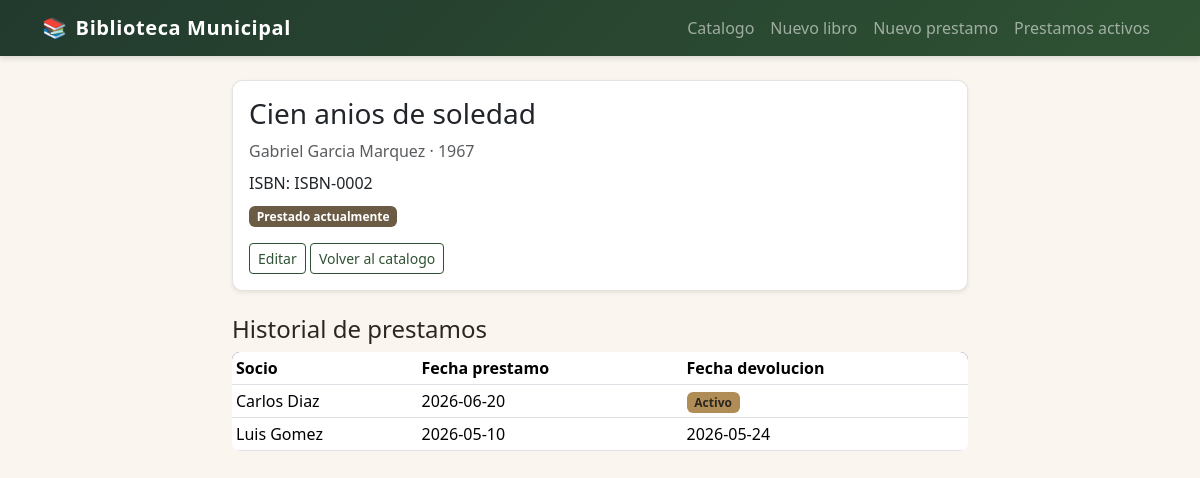
Page /index.php?accion=libros_ver&id=2 on the committed database.
### tables this page shows
CREATE TABLE libros (
    id                INT AUTO_INCREMENT PRIMARY KEY,
    titulo            VARCHAR(200) NOT NULL,
    autor             VARCHAR(150) NOT NULL,
    isbn              VARCHAR(20)  NOT NULL UNIQUE,
    anio_publicacion  YEAR         NOT NULL,
    disponible        BOOLEAN      NOT NULL DEFAULT TRUE
);

CREATE TABLE prestamos (
    id                INT AUTO_INCREMENT PRIMARY KEY,
    libro_id          INT  NOT NULL,
    nombre_socio      VARCHAR(100) NOT NULL,
    fecha_prestamo    DATE NOT NULL,
    fecha_devolucion  DATE NULL,
    CONSTRAINT fk_prestamos_libro
        FOREIGN KEY (libro_id) REFERENCES libros(id)
);

### controllers/libros_controller.php (called while the page is built, shortened)
<?php
require_once __DIR__ . '/../models/Libro.php';
require_once __DIR__ . '/../models/Prestamo.php';
function accion_libros_ver(Libro $libros, Prestamo $prestamos): void {
    $id    = (int)($_GET['id'] ?? -1);
    $libro = $libros->porId($id);
    $historial    = $prestamos->porLibro($id);
    require __DIR__ . '/../views/layouts/header.php';
    require __DIR__ . '/../views/libros/ver.php';
    require __DIR__ . '/../views/layouts/footer.php';
}

### models/Libro.php (called while the page is built, shortened)
<?php
class Libro {
    private PDO $pdo;
    public function __construct(PDO $pdo) {
        $this->pdo = $pdo;
    }
    public function porId(int $id): ?array {
        $stmt = $this->pdo->prepare('SELECT * FROM libros WHERE id = ?');
        $stmt->execute([$id]);
        $libro = $stmt->fetch();
        return $libro ?: null;
    }
}

### models/Prestamo.php (called while the page is built, shortened)
<?php
class Prestamo {
    private PDO $pdo;
    public function __construct(PDO $pdo) {
        $this->pdo = $pdo;
    }
    public function porLibro(int $libroId): array {
        $stmt = $this->pdo->prepare(
            'SELECT * FROM prestamos WHERE libro_id = ? ORDER BY fecha_prestamo DESC'
        );
        $stmt->execute([$libroId]);
        return $stmt->fetchAll();
    }
}

### views/libros/ver.php (the view)
<div class="row justify-content-center">
    <div class="col-12 col-lg-8">
        <div class="card shadow-sm mb-4">
            <div class="card-body">
                <h3><?= htmlspecialchars($libro['titulo']) ?></h3>
                <p class="text-muted mb-2"><?= htmlspecialchars($libro['autor']) ?> · <?= $libro['anio_publicacion'] ?></p>
                <p class="mb-2">ISBN: <?= htmlspecialchars($libro['isbn']) ?></p>
                <?php if ($libro['disponible']): ?>
                    <span class="badge bg-success">Disponible</span>
                <?php else: ?>
                    <span class="badge bg-secondary">Prestado actualmente</span>
                <?php endif; ?>
                <div class="mt-3">
                    <a href="index.php?accion=libros_editar&id=<?= $libro['id'] ?>" class="btn btn-sm btn-outline-secondary">Editar</a>
                    <a href="index.php?accion=libros_listar" class="btn btn-sm btn-outline-secondary">Volver al catalogo</a>
                </div>
            </div>
        </div>
        <h4>Historial de prestamos</h4>
        <?php if (empty($historial)): ?>
            <div class="alert alert-info">Este libro todavia no se ha prestado nunca.</div>
        <?php else: ?>
            <table class="table table-sm bg-white">
                <thead>
                    <tr>
                        <th>Socio</th>
                        <th>Fecha prestamo</th>
                        <th>Fecha devolucion</th>
                    </tr>
                </thead>
                <tbody>
                    <?php foreach ($historial as $h): ?>
                        <tr>
                            <td><?= htmlspecialchars($h['nombre_socio']) ?></td>
                            <td><?= $h['fecha_prestamo'] ?></td>
                            <td>
                                <?php if ($h['fecha_devolucion']): ?>
                                    <?= $h['fecha_devolucion'] ?>
                                <?php else: ?>
                                    <span class="badge bg-warning text-dark">Activo</span>
                                <?php endif; ?>
                            </td>
                        </tr>
                    <?php endforeach; ?>
                </tbody>
            </table>
        <?php endif; ?>
    </div>
</div>

### css/estilos.css (style rules this page uses)
:root { --verde-oscuro: #223a2e; --verde: #2f5233; --dorado: #b08d57; --papel: #faf6ef; --texto: #2c2620; }
body { background-color: var(--papel); color: var(--texto); }
.card { border: 1px solid rgba(47, 82, 51, 0.15); border-radius: 10px; transition: transform 0.15s ease, box-shadow 0.15s ease; }
.btn-outline-secondary { color: var(--verde); border-color: var(--verde); }
.table { background-color: #fff; border-radius: 8px; overflow: hidden; }
.table thead { background-color: var(--verde-oscuro); color: #fff; }
.badge.bg-secondary { background-color: #6b5b45 !important; }
.badge.bg-warning { background-color: var(--dorado) !important; color: #2c2620 !important; }

### rows in the picture
libros: titulo "Cien anios de soledad", autor "Gabriel Garcia Marquez", anio_publicacion "1967", isbn "ISBN-0002"
prestamos: nombre_socio "Carlos Diaz", fecha_prestamo "2026-06-20", shows "Activo"
prestamos: nombre_socio "Luis Gomez", fecha_prestamo "2026-05-10", fecha_devolucion "2026-05-24"
